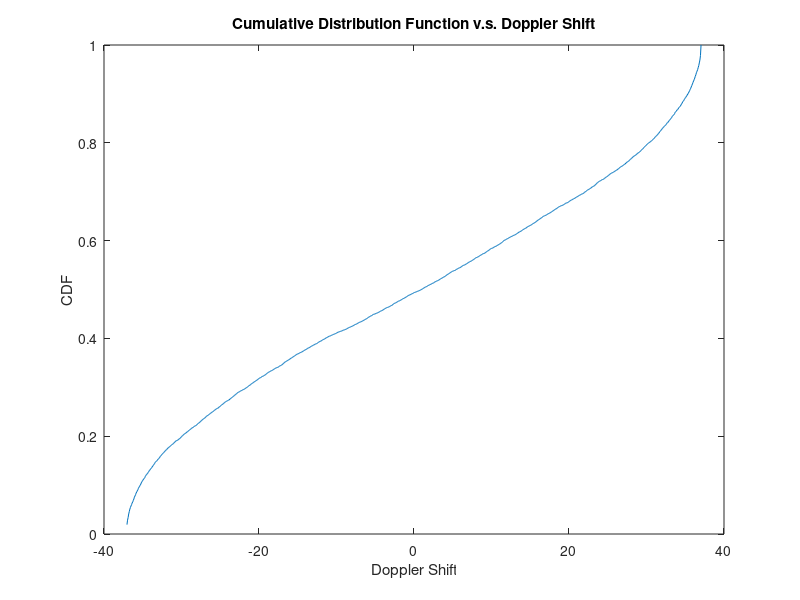
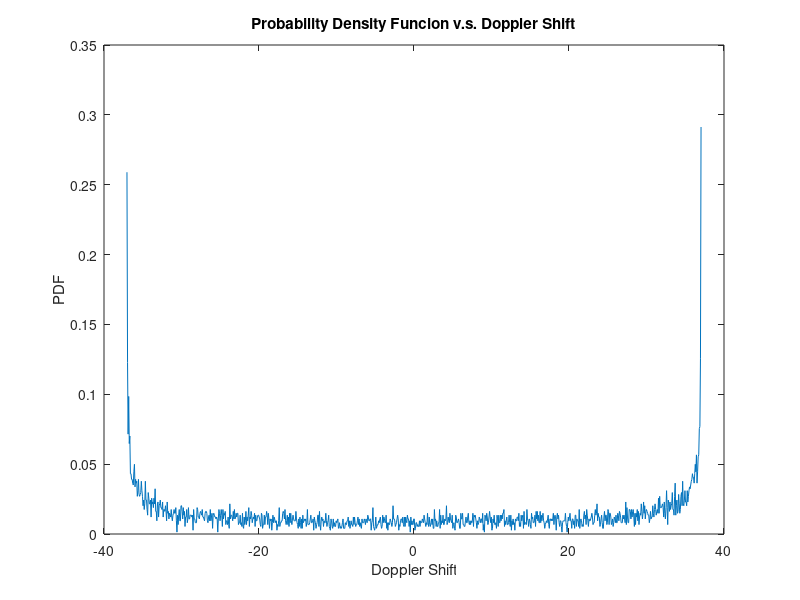

Source code (MATLAB) for these figures, in order:
%% Initialization
clear all;
close all;
clc;

v = 20; %km/hr
v_change = v*1000/3600;
fc = 2 * (10 ^ 9 ); %Hz
fm = v_change * fc / ( 3 * (10^8));
theta = unifrnd(-pi, pi, [1 10^4]);  %uniformly distributed angle

fD = fm * cos(theta);

fD_min = min(fD);
fD_max = max(fD);
[countsfD, binsfD] = hist(fD, 10^3);
cdf = cumsum(countsfD) / sum(countsfD);

pdf = zeros(1,length(cdf));
for i = 1:length(cdf)
    if i ==1
        pdf(i) = cdf(i)/((fD_max-fD_min)/(1000-1));
    else
        pdf(i) = (cdf(i) - cdf(i-1))/((fD_max-fD_min)/(1000-1));
    end
end

%pdf = diff(cdf);
xs = fD_min:(fD_max-fD_min)/((10^3)-1):fD_max;
figure(1)
plot(xs, cdf); 
title('Cumulative Distribution Function v.s. Doppler Shift');
xlabel('Doppler Shift');
ylabel('CDF');
print('-f1', '-djpeg', '-r300', 'hw2_a_cdf');

figure(2)
%pdf =smooth(diff(cdf));
%plot(xs(1:end-2), pdf(2:end));
plot(xs, pdf)
title("Probability Density Funcion v.s. Doppler Shift");
xlabel("Doppler Shift");
ylabel("PDF");
print('-f2', '-djpeg', '-r300', 'hw2_a_pdf');


